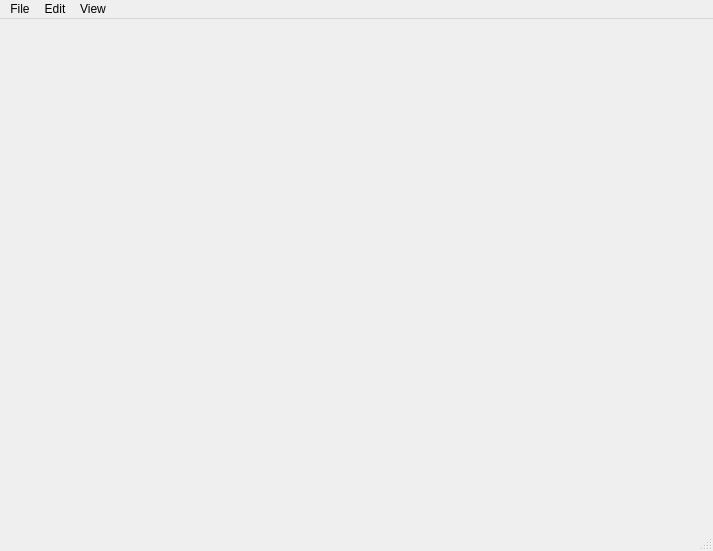
<?xml version="1.0" encoding="UTF-8"?>
<ui version="4.0">
 <class>MainWindow</class>
 <widget class="QMainWindow" name="MainWindow">
  <property name="geometry">
   <rect>
    <x>0</x>
    <y>0</y>
    <width>713</width>
    <height>551</height>
   </rect>
  </property>
  <property name="windowTitle">
   <string>PlantScan3D</string>
  </property>
  <widget class="QWidget" name="centralWidget">
   <property name="styleSheet">
    <string notr="true">QWidget#centralwidget {
	border-right: 1px solid rgb(171, 171, 171);
}</string>
   </property>
   <layout class="QGridLayout" name="gridLayout">
    <item row="0" column="0" rowspan="2" colspan="2">
     <widget class="MainViewer" name="viewer" native="true">
      <property name="minimumSize">
       <size>
        <width>200</width>
        <height>200</height>
       </size>
      </property>
      <property name="acceptDrops">
       <bool>true</bool>
      </property>
     </widget>
    </item>
   </layout>
  </widget>
  <widget class="QMenuBar" name="menuBar">
   <property name="geometry">
    <rect>
     <x>0</x>
     <y>0</y>
     <width>713</width>
     <height>21</height>
    </rect>
   </property>
   <widget class="QMenu" name="menuFile">
    <property name="title">
     <string>File</string>
    </property>
    <widget class="QMenu" name="menuExportView">
     <property name="title">
      <string>Export View</string>
     </property>
     <addaction name="actionSaveSnapshot"/>
    </widget>
    <widget class="QMenu" name="menuRecentFiles">
     <property name="title">
      <string>Recent Files</string>
     </property>
    </widget>
    <addaction name="actionOpenProject"/>
    <addaction name="actionSaveProject"/>
    <addaction name="separator"/>
    <addaction name="actionExportViewBefore"/>
    <addaction name="menuExportView"/>
    <addaction name="separator"/>
    <addaction name="menuRecentFiles"/>
    <addaction name="separator"/>
    <addaction name="actionExit"/>
   </widget>
   <widget class="QMenu" name="menuView">
    <property name="title">
     <string>View</string>
    </property>
    <widget class="QMenu" name="menuTheme">
     <property name="title">
      <string>Theme</string>
     </property>
     <addaction name="actionWhiteTheme"/>
     <addaction name="actionBlackTheme"/>
    </widget>
    <addaction name="actionThemeBefore"/>
    <addaction name="menuTheme"/>
    <addaction name="separator"/>
    <addaction name="actionShowLeftSidebar"/>
    <addaction name="actionShowRightSidebar"/>
   </widget>
   <widget class="QMenu" name="menuEdit">
    <property name="title">
     <string>Edit</string>
    </property>
    <addaction name="actionUndo"/>
    <addaction name="actionRedo"/>
   </widget>
   <addaction name="menuFile"/>
   <addaction name="menuEdit"/>
   <addaction name="menuView"/>
  </widget>
  <widget class="QStatusBar" name="statusBar"/>
  <action name="actionExit">
   <property name="text">
    <string>Quit</string>
   </property>
   <property name="shortcut">
    <string>Ctrl+Q</string>
   </property>
  </action>
  <action name="actionUndo">
   <property name="enabled">
    <bool>false</bool>
   </property>
   <property name="text">
    <string>Undo</string>
   </property>
   <property name="shortcut">
    <string>Ctrl+Z</string>
   </property>
  </action>
  <action name="actionSaveSnapshot">
   <property name="text">
    <string>Snapshot</string>
   </property>
  </action>
  <action name="actionRedo">
   <property name="enabled">
    <bool>false</bool>
   </property>
   <property name="text">
    <string>Redo</string>
   </property>
   <property name="shortcut">
    <string>Ctrl+Y</string>
   </property>
  </action>
  <action name="actionOpenProject">
   <property name="enabled">
    <bool>false</bool>
   </property>
   <property name="text">
    <string>Open Project</string>
   </property>
  </action>
  <action name="actionSaveProject">
   <property name="enabled">
    <bool>false</bool>
   </property>
   <property name="text">
    <string>Save Project</string>
   </property>
  </action>
  <action name="actionWhiteTheme">
   <property name="checkable">
    <bool>true</bool>
   </property>
   <property name="text">
    <string>White</string>
   </property>
  </action>
  <action name="actionBlackTheme">
   <property name="checkable">
    <bool>true</bool>
   </property>
   <property name="text">
    <string>Black</string>
   </property>
  </action>
  <action name="actionExportViewBefore">
   <property name="text">
    <string>Export View Before</string>
   </property>
   <property name="visible">
    <bool>false</bool>
   </property>
  </action>
  <action name="actionThemeBefore">
   <property name="text">
    <string>Theme Before</string>
   </property>
   <property name="visible">
    <bool>false</bool>
   </property>
  </action>
  <action name="actionShowLeftSidebar">
   <property name="checkable">
    <bool>true</bool>
   </property>
   <property name="checked">
    <bool>true</bool>
   </property>
   <property name="text">
    <string>Left Sidebar</string>
   </property>
   <property name="shortcut">
    <string>Alt+0</string>
   </property>
  </action>
  <action name="actionShowRightSidebar">
   <property name="checkable">
    <bool>true</bool>
   </property>
   <property name="checked">
    <bool>true</bool>
   </property>
   <property name="text">
    <string>Right Sidebar</string>
   </property>
   <property name="shortcut">
    <string>Alt+1</string>
   </property>
  </action>
 </widget>
 <customwidgets>
  <customwidget>
   <class>MainViewer</class>
   <extends>QWidget</extends>
   <header>.main_viewer.h</header>
   <container>1</container>
  </customwidget>
 </customwidgets>
 <resources/>
 <connections/>
</ui>
